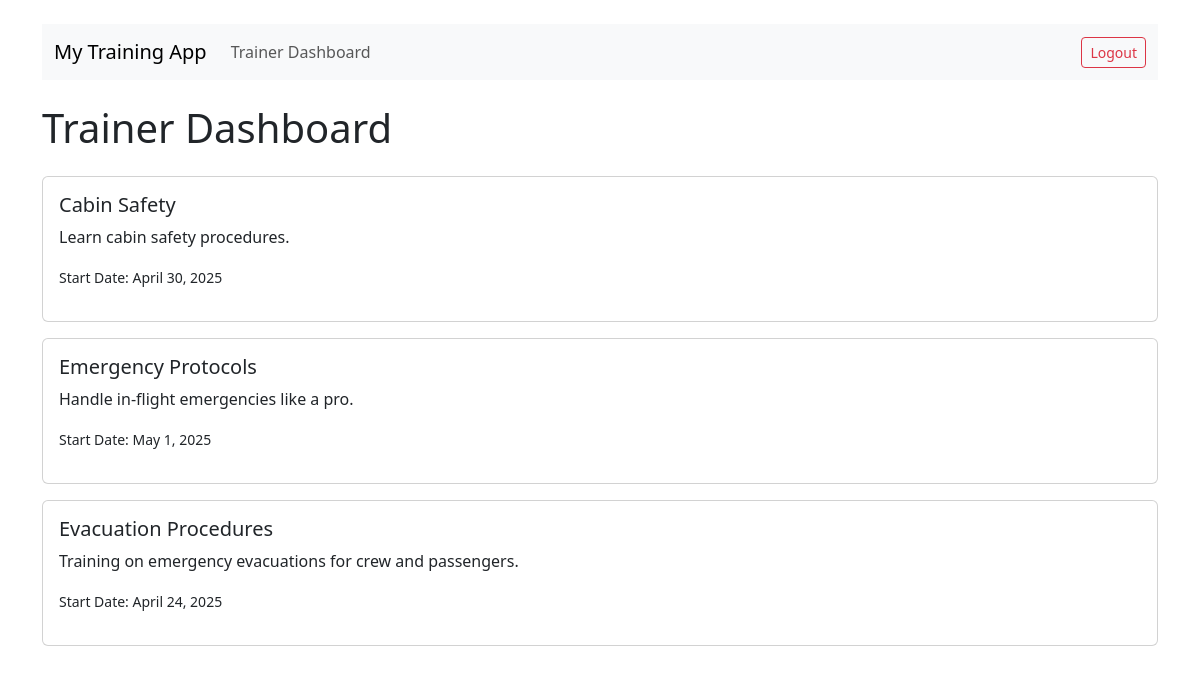
Screenshot of /trainer/ (signed in) with the database file from the repository.
### flights/models.py (models this page shows, shortened)
class Module(models.Model):
    title = models.CharField(max_length=100)
    description = models.TextField()
    start_date = models.DateField()
    trainer = models.ForeignKey(User, on_delete=models.CASCADE, related_name="modules")
    video_url = models.URLField(blank=True, null=True)  # field for video

### flights/views.py (the view)
# urls.py: path('trainer/', views.trainer_dashboard, name='trainer_dashboard'),  # Trainer dashboard
@login_required
def trainer_dashboard(request):
    if not request.user.is_staff:  # Check if user is not a trainer
        return redirect('home')  # Send them home
    modules = Module.objects.filter(trainer=request.user)  # Get trainer's modules
    return render(request, 'flights/trainer_dashboard.html', {'modules': modules})  # Show trainer dashboard

### flights/templates/flights/trainer_dashboard.html (shortened to what this page needs)
{% extends "flights/base.html" %}
{% block content %}
<h1 class="mb-4">Trainer Dashboard</h1>
{% if modules %}
{% for module in modules %}
<div class="card mb-3">
    <div class="card-body">
        <h5 class="card-title">{{ module.title }}</h5>
        <p>{{ module.description }}</p>
        <p><small>Start Date: {{ module.start_date }}</small></p>
    </div>
</div>
{% endfor %}
{% else %}
<p>You haven't created any modules yet.</p>
{% endif %}
{% endblock %}

### rows the page displays
Module: title "Cabin Safety", description "Learn cabin safety procedures.", start_date "April 30, 2025"
Module: title "Emergency Protocols", description "Handle in-flight emergencies like a pro.", start_date "May 1, 2025"
Module: title "Evacuation Procedures", description "Training on emergency evacuations for crew and passengers.", start_date "April 24, 2025"
